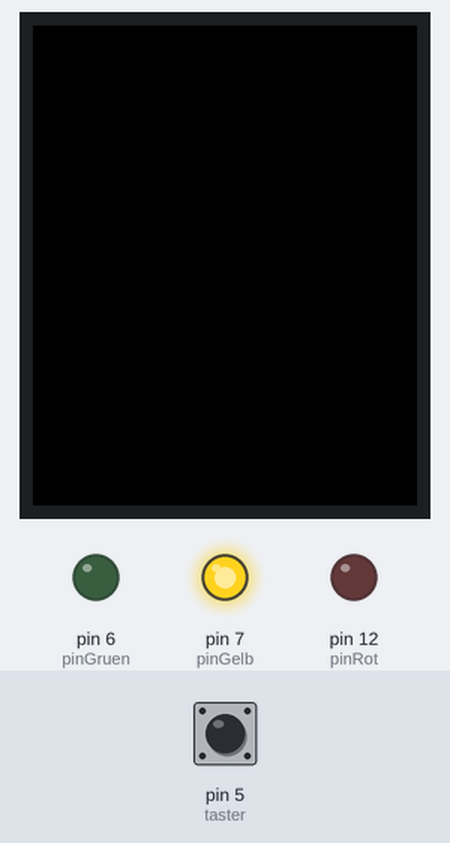
This sketch was run on a simulated Arduino Uno, built with avr-gcc and run on an emulated ATmega328P. On the bench: 128×160 colour display, output pins drawn as LEDs (lit = HIGH). Inputs (shaded band) come from the test bench; at power-on: pin 5 (taster) HIGH. Random numbers use the default seed unless the sketch sets one; what the sketch prints to the serial monitor is not drawn.

Above: at 0.9 s.
1.0 s: pin 5 (taster) pulled LOW for 0.15 s
At 2.2 s:
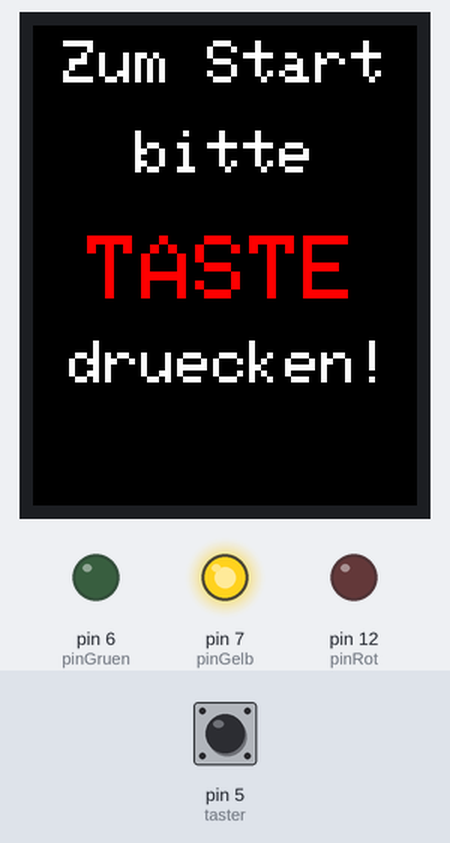
2.6 s: pin 5 (taster) pulled LOW for 1 s
At 4.7 s:
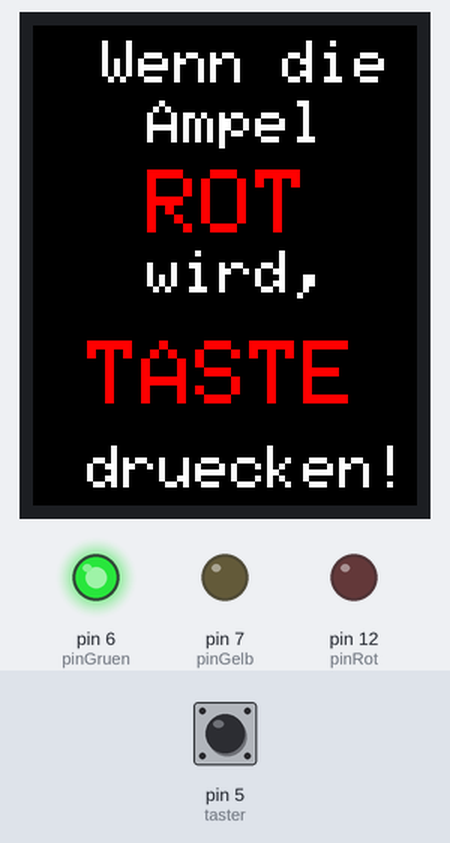
6.6 s: pin 5 (taster) pulled LOW for 0.15 s
At 9.5 s:
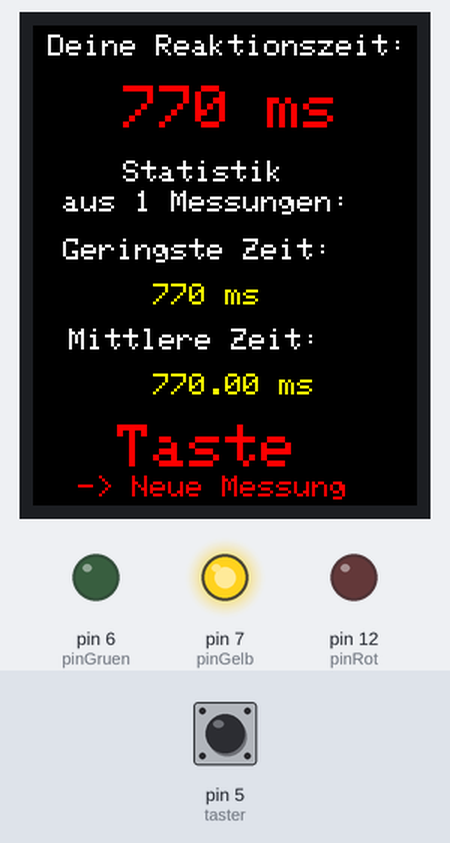
9.7 s: pin 5 (taster) pulled LOW for 3.2 s
At 14.1 s:
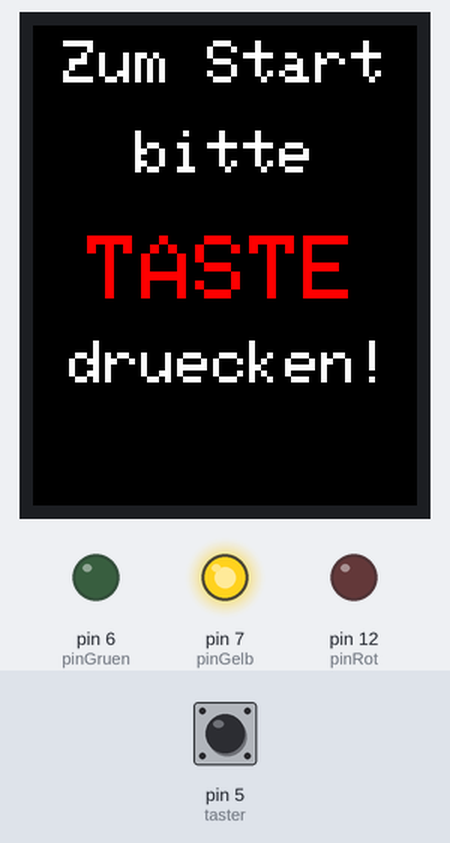
14.4 s: pin 5 (taster) pulsed LOW 2 times (0.12 s each, 0.3 s apart)
At 15.4 s:
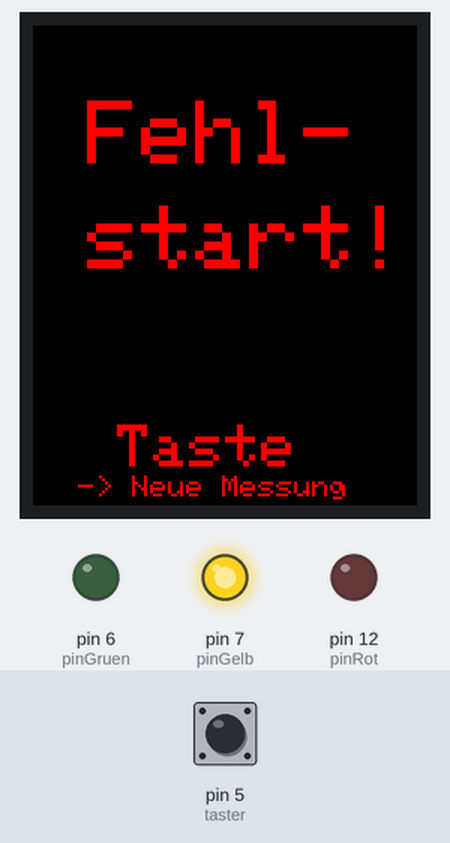
Timing chart, 0 to 19.0 s (numbered marks = the images above; inputs shaded):
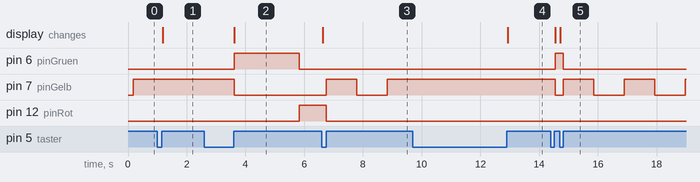

The sketch:

ReaktionszeitUno.ino
```cpp
#include <Adafruit_GFX.h>                                        // Einbinden der Adafruit-Grafikbibliothek
#include <Adafruit_ST7735.h>                                     // Einbinden der hardware-spezifischen ST7735-Bibliothek
#include <SPI.h>                                                 // Einbinden der SPI-Bibliothek
#define TFT_CS 10                                                // Chip Select Pin für TFT
#define TFT_RST 8                                                // Reset Pin für TFT
#define TFT_DC 9                                                 // Data/Command Pin für TFT
Adafruit_ST7735 tft = Adafruit_ST7735(TFT_CS, TFT_DC, TFT_RST);  // Initialisierung des TFT Displays

// Definition der Pins für die LEDs
int pinGruen = 6;
int pinGelb = 7;
int pinRot = 12;

int taster = 5;  // Pin für den Taster

// Variablen zur Speicherung der Reaktionszeiten
unsigned long zeit;
unsigned long zeiten[100];  // Array zur Speicherung von maximal 100 Reaktionszeiten
unsigned long anz = 0;      // Zähler für die Anzahl der Messungen

boolean fehlstart = false;  // Flag für Fehlstarts

void setup(void) {
  Serial.begin(9600);                      // Initialisierung der seriellen Kommunikation
  tft.initR(INITR_BLACKTAB);               // Initialisierung des TFT-Displays
  tft.fillScreen(ST77XX_BLACK);            // Hintergrund auf Schwarz setzen
  Serial.println("Setup abgeschlossen!");  // Debug-Ausgabe
  pinMode(pinRot, OUTPUT);                 // Roten LED-Pin als Ausgang festlegen
  pinMode(pinGelb, OUTPUT);                // Gelben LED-Pin als Ausgang festlegen
  pinMode(pinGruen, OUTPUT);               // Grünen LED-Pin als Ausgang festlegen
  pinMode(taster, INPUT_PULLUP);           // Taster-Pin mit internem Pull-Up-Widerstand als Eingang festlegen
  randomSeed(analogRead(0));               // Zufallszahlengenerator initialisieren
  ausgabeStandby();                        // Standby-Anzeige auf dem TFT
}

// Funktion, die auf das Drücken des Tasters wartet
bool warteAufTaste(bool blink) {
  int pause = 0;                                        // Initialisiere den Blink-Zähler
  while (digitalRead(taster) == HIGH) {                 // Warte, bis der Taster gedrückt wird
    if (millis() - zeit > 300000) {                     // Timeout von 5 Minuten
      ausgabeStandby();                                 // Zeige Standby-Anzeige an
      zeit = millis();                                  // Setze die aktuelle Zeit
      while (digitalRead(taster) == LOW) { delay(1); }  // Warten, bis der Taster losgelassen wird
      return false;                                     // Rückgabe bei Timeout
    }
    if (blink) {
      pause = pause + 1;          // Erhöhe den Blink-Zähler
      pause = pause % 2000;       // Zyklische Begrenzung auf 2000
      if (pause % 2000 > 1000) {  // Blinkfunktion implementieren
        aus();                    // Schalte alle LEDs aus
      } else {
        gelb();  // Schalte die gelbe LED ein
      }
    }
    delay(1);  // Kurze Verzögerung
  }
  while (digitalRead(taster) == LOW) { delay(1); }  // Warten, bis der Taster losgelassen wird

  return true;  // Rückgabe bei erfolgreichem Tastendruck
}

void loop() {
  zeit = millis();                                      // Startzeit speichern
  fehlstart = false;                                    // Fehlstart-Flag zurücksetzen
  bool b = warteAufTaste(true);                         // Warten auf den Taster mit Blinkfunktion
  ausgabeStart();                                       // Anzeige für den Start
  b = warteAufTaste(false);                             // Warten auf den Taster ohne Blinkfunktion
  ausgabeMessung();                                     // Anzeige für die Messung
  gruen();                                              // Schalte die grüne LED ein
  int warteZeit = 1000 + random(6000);                  // Wartezeit zwischen 1 und 7 Sekunden
  while (warteZeit > 0 && !fehlstart) {                 // Während der Wartezeit
    if (digitalRead(taster) == LOW) {                   // Überprüfe, ob der Taster gedrückt wurde
      ausgabeFehlstart();                               // Fehlstart anzeigen
      fehlstart = true;                                 // Setze Fehlstart-Flag
      warteZeit = 0;                                    // Breche die Wartezeit ab
      while (digitalRead(taster) == LOW) { delay(1); }  // Warten, bis der Taster losgelassen wird
    }
    delay(1);     // Kurze Verzögerung
    warteZeit--;  // Verringere die Wartezeit
  }

  if (!fehlstart) {                                    // Wenn kein Fehlstart
    while (digitalRead(taster) == LOW) { delay(1); }   // Warten, bis der Taster losgelassen wird
    rot();                                             // Schalte die rote LED ein
    zeit = millis();                                   // Speichere die aktuelle Zeit vor dem Tastendruck
    while (digitalRead(taster) == HIGH) { delay(1); }  // Warten, bis der Taster gedrückt wird
    zeit = millis() - zeit;                            // Berechne die Reaktionszeit
    if (zeit < 10000) {                                // Mehr als 10 Sekunden werden nicht gespeichert, da ein Fehler vorliegt
      zeiten[anz % 100] = zeit;                        // Speichere die Reaktionszeit im Array
      anz++;                                           // Erhöhe die Anzahl der Messungen
    }
    ausgabeErgebnis(mw(), minZeit());                 // Zeige das Ergebnis auf dem Display an
    while (digitalRead(taster) == LOW) { delay(1); }  // Warten, bis der Taster losgelassen wird
  }
}

// Funktion zum Zeichnen von Text auf dem TFT-Display
void drawtext(String text, uint16_t color) {
  drawtext(text, 0, 50, color, 2);  // Text zentral in der Höhe positionieren
}

void drawtext(String text, int x, int y, uint16_t color, int size) {
  tft.setCursor(x, y);      // Setze den Zeichencursor
  tft.setTextColor(color);  // Setze die Textfarbe
  tft.setTextSize(size);    // Setze die Textgröße
  tft.setTextWrap(true);    // Textumbruch aktivieren
  tft.print(text);          // Text auf dem Display ausgeben
}

// Funktion zur Anzeige des Reaktionsergebnisses
void ausgabeErgebnis(double mw, int minZeit) {
  tft.fillScreen(ST77XX_BLACK);                             // Hintergrund auf Schwarz setzen
  drawtext("Deine Reaktionszeit:", 5, 3, ST77XX_WHITE, 1);  // Reaktionszeit-Anzeige
  drawtext(String(zeit) + " ms", 30, 20, ST77XX_RED, 2);    // Zeige die gemessene Reaktionszeit an
  if (anz < 100) {
    drawtext("Statistik", 30, 45, ST77XX_WHITE, 1);
    drawtext("aus " + String(anz) + " Messungen:", 10, 55, ST77XX_WHITE, 1);
  } else {
    drawtext("Statistik", 30, 45, ST77XX_WHITE, 1);
    drawtext("aus 100 Messungen:", 10, 55, ST77XX_WHITE, 1);
  }
  if (zeit < minZeit) {
    drawtext("Neue Rekordzeit!", 15, 71, ST77XX_RED, 1);
  } else {
    drawtext("Geringste Zeit:", 10, 71, ST77XX_WHITE, 1);
    drawtext(String(minZeit) + " ms", 40, 86, ST77XX_YELLOW, 1);
  }
  drawtext("Mittlere Zeit:", 12, 101, ST77XX_WHITE, 1);
  drawtext(String(mw) + " ms", 40, 116, ST77XX_YELLOW, 1);  // Zeige die mittlere Zeit an
  drawtext("Taste", 28, 133, ST77XX_RED, 2);                // Starthinweis
  drawtext("-> Neue Messung", 15, 150, ST77XX_RED, 1);      // Hinweis für eine neue Messung
}

// Funktion für die Anzeige während der Messung
void ausgabeMessung() {
  tft.fillScreen(ST77XX_BLACK);  // Hintergrund auf Schwarz setzen
  drawtext("Wenn die", 23, 5, ST77XX_WHITE, 2);
  drawtext("Ampel", 38, 25, ST77XX_WHITE, 2);
  drawtext("ROT", 38, 48, ST77XX_RED, 3);  // Farbe Rot für die Ampel
  drawtext("wird,", 38, 75, ST77XX_WHITE, 2);
  drawtext("TASTE", 18, 105, ST77XX_RED, 3);  // Hinweis, die Taste zu drücken
  drawtext("druecken!", 18, 140, ST77XX_WHITE, 2);
}

// Funktion zur Anzeige am Start
void ausgabeStart() {
  gelb();
  tft.fillScreen(ST77XX_BLACK);  // Hintergrund auf Schwarz setzen
  drawtext("Zum Start", 10, 5, ST77XX_WHITE, 2);
  drawtext("bitte", 34, 35, ST77XX_WHITE, 2);
  drawtext("TASTE", 18, 70, ST77XX_RED, 3);  // Hinweis, die Taste zu drücken
  drawtext("druecken!", 12, 105, ST77XX_WHITE, 2);
}

// Funktion zur Anzeige eines Fehlstarts
void ausgabeFehlstart() {
  tft.fillScreen(ST77XX_BLACK);  // Hintergrund auf Schwarz setzen
  drawtext("Fehl-", 18, 25, ST77XX_RED, 3);
  drawtext("start!", 18, 60, ST77XX_RED, 3);
  drawtext("Taste", 28, 133, ST77XX_RED, 2);  // Hinweis für neuen Versuch
  drawtext("-> Neue Messung", 15, 150, ST77XX_RED, 1);
}

// Funktion zur Anzeige im Standby-Zustand
void ausgabeStandby() {
  uint16_t farben[] = { ST77XX_RED, ST77XX_YELLOW, ST77XX_WHITE, ST77XX_BLUE, ST77XX_GREEN };  // Farbpalette
  int zaehler = 0;                                                                             // Zähler für die Blinkzeit
  while (digitalRead(taster) == HIGH) {                                                        // Solange der Taster nicht gedrückt wird
    zaehler = zaehler + 1;                                                                     // Zähler erhöhen
    if (zaehler > 3000) {                                                                      // Wenn Zähler einen Schwellenwert erreicht
      tft.fillScreen(ST77XX_BLACK);                                                            // Hintergrund auf Schwarz setzen
      drawtext("TASTE druecken!", random(38), random(150), farben[random(5)], 1);              // Zeige zufällige Nachricht
      zaehler = 0;                                                                             // Zähler zurücksetzen
    }
    if (zaehler % 3000 > 1500) {  // Blinkfunktion implementieren
      aus();                      // Schalte alle LEDs aus
    } else {
      gelb();  // Schalte die gelbe LED ein
    }
    delay(1);  // Kurze Verzögerung
  }
}

// Funktion zum Steuern der gelben LED
void gelb() {
  digitalWrite(pinGruen, LOW);  // Grüne LED ausschalten
  digitalWrite(pinRot, LOW);    // Rote LED ausschalten
  digitalWrite(pinGelb, HIGH);  // Gelbe LED einschalten
}

// Funktion zum Steuern der roten LED
void rot() {
  digitalWrite(pinGruen, LOW);  // Grüne LED ausschalten
  digitalWrite(pinRot, HIGH);   // Rote LED einschalten
  digitalWrite(pinGelb, LOW);   // Gelbe LED ausschalten
}

// Funktion zum Steuern der grünen LED
void gruen() {
  digitalWrite(pinGruen, HIGH);  // Grüne LED einschalten
  digitalWrite(pinRot, LOW);     // Rote LED ausschalten
  digitalWrite(pinGelb, LOW);    // Gelbe LED ausschalten
}

// Funktion zum Ausschalten aller LEDs
void aus() {
  digitalWrite(pinGruen, LOW);  // Grüne LED ausschalten
  digitalWrite(pinRot, LOW);    // Rote LED ausschalten
  digitalWrite(pinGelb, LOW);   // Gelbe LED ausschalten
}

int minZeit() {
  int minZeit = 10000;
  for (int i = 0; i < 100; i++) {
    if (zeiten[i] == 0) {
      return minZeit;
    }
    if (zeiten[i] < minZeit) {
      minZeit = zeiten[i];
    }
  }
  return minZeit;
}

// Funktion zur Berechnung der mittleren Reaktionszeit
double mw() {
  int summe = 0;  // Summe der Reaktionszeiten
  if (zeiten[0] == 0) {
    return 0.0;  // Rückgabe 0.0, wenn keine Messungen vorliegen
  }
  for (int i = 0; i < 100; i++) {
    if (zeiten[i] > 0) {
      summe = summe + zeiten[i];  // Summiere die gültigen Zeiten
    } else {
      return summe * 1.0 / i;  // Berechne den Durchschnitt der bis hierhin gültigen Zeiten
    }
  }
  return summe * 1.0 / 100;  // Durchschnitt über 100 Messungen
}
```

Measured:
- after the input at 1.0 s, the display: changes after 0.18 s (image 1)
- after the input at 2.6 s, pin 6 (pinGruen): LOW → HIGH after 1.0 s, → LOW 2.2 s later; pin 7 (pinGelb): HIGH → LOW after 1.0 s; pin 12 (pinRot): LOW → HIGH after 3.2 s; the display: changes after 1.0 s (image 2)
- after the input at 6.6 s, pin 7 (pinGelb): LOW → HIGH after 0.15 s, → LOW 1.0 s later, → HIGH 1.0 s later; pin 12 (pinRot): HIGH → LOW after 0.15 s; the display: changes at once (image 3)
- after the input at 9.7 s, the display: changes after 3.2 s (image 4)
- after the input at 14.4 s, pin 6 (pinGruen): LOW → HIGH after 0.15 s, → LOW 0.28 s later; pin 7 (pinGelb): HIGH → LOW after 0.15 s, then repeats every 2.1 s: HIGH 1.0 s, LOW 1.0 s; the display: first changes after 0.15 s (image 5 shows a later state)
